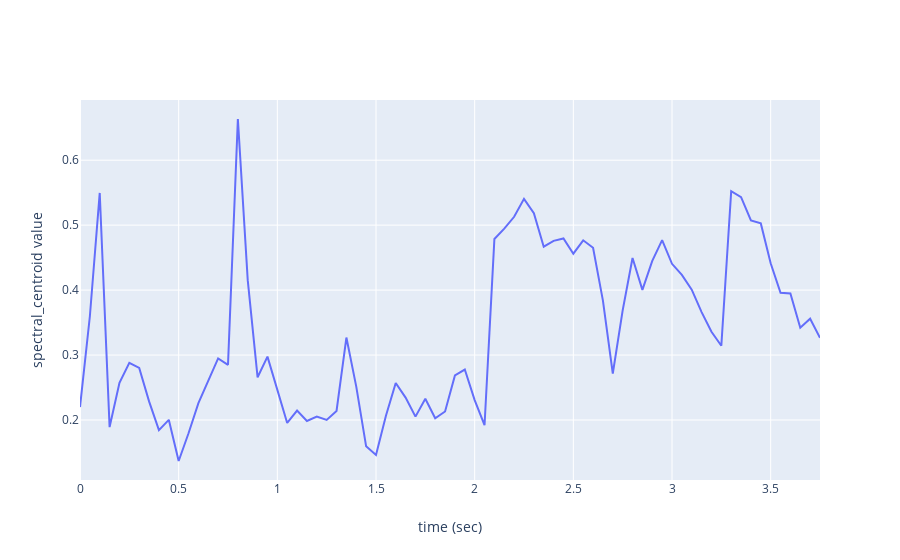

This figure's notebook cell:
### Code cell
# Example 2: short-term feature extraction:
# spectral centroid of two speakers
from pyAudioAnalysis import ShortTermFeatures as aF
from pyAudioAnalysis import audioBasicIO as aIO 
import numpy as np 
import plotly.graph_objs as go 
import plotly
import IPython

# read audio data from file 
# (returns sampling freq and signal as a numpy array)
fs, s = aIO.read_audio_file("data/trump_bugs.wav")

# play the initial and the generated files in notebook:
IPython.display.display(IPython.display.Audio("data/trump_bugs.wav"))

# print duration in seconds:
duration = len(s) / float(fs)
print(f'duration = {duration} seconds')

# extract short-term features using a 50msec non-overlapping windows
win, step = 0.050, 0.050
[f, fn] = aF.feature_extraction(s, fs, int(fs * win), 
                                int(fs * step))
print(f'{f.shape[1]} frames, {f.shape[0]} short-term features')

# plot short-term energy
# create time axis in seconds
time = np.arange(0, duration - step, win) 
# get the feature whose name is 'energy'
energy = f[fn.index('spectral_centroid'), :]
mylayout = go.Layout(yaxis=dict(title="spectral_centroid value"),
                     xaxis=dict(title="time (sec)"))
plotly.offline.iplot(go.Figure(data=[go.Scatter(x=time, 
                                                y=energy)], 
                               layout=mylayout))

### Figure 1 — Plotly figure (JSON) as saved in the notebook; plotly's stock layout.template omitted (floating-point values rounded to 4 significant figures)
{"data": [{"type": "scatter", "x": [0, 0.05, 0.1, 0.15, 0.2, 0.25, 0.3, 0.35, 0.4, 0.45, 0.5, 0.55, 0.6, 0.65, 0.7, 0.75, 0.8, 0.85, 0.9, 0.95, 1, 1.05, 1.1, 1.15, 1.2, 1.25, 1.3, 1.35, 1.4, 1.45, 1.5, 1.55, 1.6, 1.65, 1.7, 1.75, 1.8, 1.85, 1.9, 1.95, 2, 2.05, 2.1, 2.15, 2.2, 2.25, 2.3, 2.35, 2.4, 2.45, 2.5, 2.55, 2.6, 2.65, 2.7, 2.75, 2.8, 2.85, 2.9, 2.95, 3, 3.05, 3.1, 3.15, 3.2, 3.25, 3.3, 3.35, 3.4, 3.45, 3.5, 3.55, 3.6, 3.65, 3.7, 3.75], "y": [0.2199, 0.3597, 0.5496, 0.1891, 0.2573, 0.2881, 0.2801, 0.2287, 0.1844, 0.2003, 0.1369, 0.1796, 0.2259, 0.2603, 0.2948, 0.285, 0.6634, 0.4153, 0.2658, 0.2975, 0.2469, 0.1955, 0.2146, 0.1985, 0.2053, 0.2001, 0.214, 0.3269, 0.2513, 0.1595, 0.1462, 0.2063, 0.257, 0.2344, 0.2052, 0.2327, 0.2027, 0.2131, 0.2687, 0.2777, 0.2306, 0.192, 0.4787, 0.4946, 0.5129, 0.5404, 0.5185, 0.4668, 0.4758, 0.4796, 0.4561, 0.4766, 0.4651, 0.3838, 0.2716, 0.3687, 0.4495, 0.4004, 0.445, 0.4769, 0.4404, 0.4234, 0.4007, 0.3661, 0.3359, 0.3143, 0.5522, 0.5431, 0.5072, 0.5027, 0.4413, 0.3958, 0.3949, 0.3421, 0.3559, 0.3265]}], "layout": {"xaxis": {"title": {"text": "time (sec)"}}, "yaxis": {"title": {"text": "spectral_centroid value"}}}}
